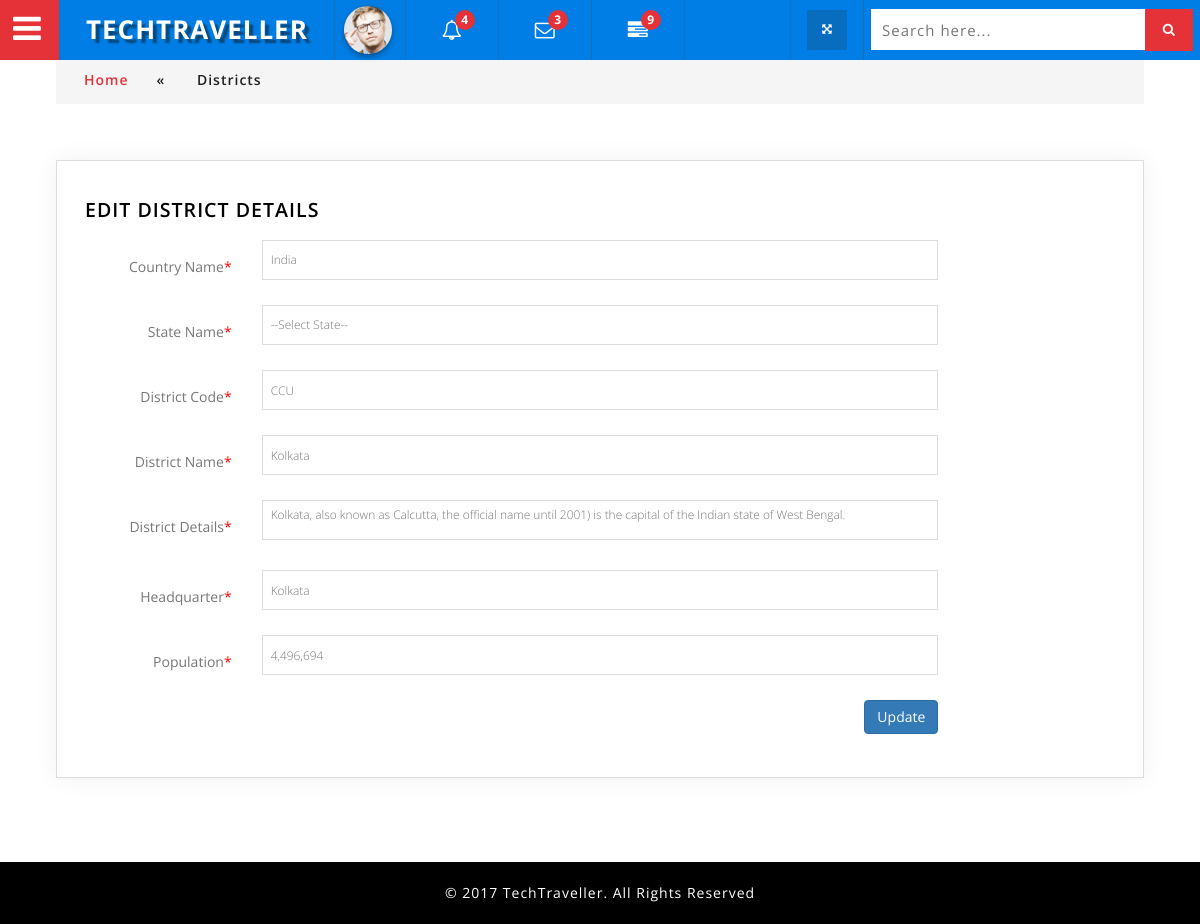
The page /admin/editDistrict.php?district_id=1 (signed in) on the database its author committed.
### tables this page shows
CREATE TABLE `district` (
  `district_id` int(11) NOT NULL,
  `district_code` varchar(20) DEFAULT NULL,
  `district_name` varchar(100) DEFAULT NULL,
  `district_details` text,
  `headquarter` varchar(100) DEFAULT NULL,
  `populations` varchar(45) DEFAULT NULL,
  `date` varchar(20) NOT NULL,
  `username` varchar(45) DEFAULT NULL,
  `ipaddress` varchar(45) DEFAULT NULL,
  `country_id` varchar(45) DEFAULT NULL,
  `state_id` varchar(45) DEFAULT NULL
);

### admin/editDistrict.php (the view, shortened to what this page needs)
<?php
include "db/db_connect.php";
?>
<!DOCTYPE html>
<html lang="zxx">
<head>
<?php include "library.php";?>
</head>
<body>
<div class="wthree_agile_admin_info">
		  <?php include "menu.php";?>
				<div class="inner_content">
						<div class="w3l_agileits_breadcrumbs">
							<div class="w3l_agileits_breadcrumbs_inner">
								<ul>
									<li><a href="dashboard.php">Home</a><span>«</span></li>
									<li>Districts</li>
								</ul>
							</div>
						</div>
					<div class="inner_content_w3_agile_info two_in">
					  <div class="wthree_general graph-form agile_info_shadow ">
						 <h3 class="w3_inner_tittle two">Edit District Details </h3>
							<?php
								$district_id = $_GET['district_id'];
								$sql = "select * from district where district_id='$district_id' order by district_id desc limit 1";
								$result = mysqli_query($con,$sql) or die(mysqli_error($con));
								$row = mysqli_fetch_assoc($result);
							?>
							<div class="grid-1 ">
									<div class="form-body">
											<form class="form-horizontal">
												<div class="form-group">
													<label for="focusedinput" class="col-sm-2 control-label">Country Name<span style="color:red;">*</span></label>
													<div class="col-sm-8">
														<select class="form-control1" id="country_id" name="country_id" required>
															<?php
																$sqlCountry = "select * from country order by country_name asc";
																$resultCountry = mysqli_query($con,$sqlCountry) or die(mysqli_error($con));
																while($rowCountry = mysqli_fetch_assoc($resultCountry)){
																	if($rowCountry['country_id'] == $row['country_id']){
																?>
																	<option value="<?php echo $rowCountry['country_id'];?>" selected><?php echo $rowCountry['country_name'];?></option>
																<?php
																		}else{
																?>
																	<option value="<?php echo $rowCountry['country_id'];?>"><?php echo $rowCountry['country_name'];?></option>
																<?php
																	}
																}
															?>
														</select>
													</div>
												</div>
												<div class="form-group">
													<label for="focusedinput" class="col-sm-2 control-label">State Name<span style="color:red;">*</span></label>
													<div class="col-sm-8">
														<select class="form-control1" id="state_id" name="state_id" required>
															<option value="">--Select State--</option>
														</select>
													</div>
												</div>
												<div class="form-group">
													<label for="focusedinput" class="col-sm-2 control-label">District Code<span style="color:red;">*</span></label>
													<div class="col-sm-8">
														<input type="text" class="form-control1" id="district_code" name="district_code" value="<?php echo $row['district_code'];?>" disabled placeholder="Eg: AD" required />
													</div>
												</div>
												<div class="form-group">
													<label for="focusedinput" class="col-sm-2 control-label">District Name<span style="color:red;">*</span></label>
													<div class="col-sm-8">
														<input type="text" class="form-control1" id="district_name" name="district_name" placeholder="Eg: Alipurduar" required value="<?php echo $row['district_name'];?>"/>
													</div>
												</div>
												<div class="form-group">
													<label for="txtarea1" class="col-sm-2 control-label">District Details<span style="color:red;">*</span></label>
													<div class="col-sm-8">
														<textarea name="txtarea1" id="district_details" name="district_details" cols="50" rows="6" placeholder="Eg: Alipurduar District is the 20th district in the state of West Bengal." class="form-control1"><?php echo $row['district_details'];?></textarea>
													</div>
												</div>
												<div class="form-group">
													<label for="txtarea1" class="col-sm-2 control-label">Headquarter<span style="color:red;">*</span></label>
													<div class="col-sm-8">
														<input type="text" id="district_headquarter" name="district_headquarter" cols="50" rows="6" placeholder="Eg: Alipurduar District is the 20th district in the state of West Bengal." class="form-control1" value="<?php echo $row['headquarter'];?>"/>
													</div>
												</div>
												<div class="form-group">
													<label for="focusedinput" class="col-sm-2 control-label">Population<span style="color:red;">*</span></label>
													<div class="col-sm-8">
														<input type="text" class="form-control1" id="population" name="population" placeholder="Eg: 1,700,000" required value="<?php echo $row['populations'];?>"/>
													</div>
												</div>
												<div class="form-group" align="right">
													<div class="col-sm-10">
														<button type="submit" class="btn btn-primary" id="add">Update</button>
													</div>
												</div>
											</form>
									</div>
							</div>
						</div>
					</div>
				    </div>
				</div>
<?php include "footer.php";?>
</body>
</html>

### admin/css/component.css (style rules this page uses)
*, *:after, *::before { -webkit-box-sizing: border-box; -moz-box-sizing: border-box; box-sizing: border-box; }

### admin/css/circles.css (style rules this page uses)
body { background-color:#ECF0F1; }

### admin/css/style.css (style rules this page uses)
body { margin:0; padding:0; background:#fff; font-family: 'Open Sans', sans-serif; }
h1,h2,h3,h4,h5,h6 { margin:0; font-family: 'Open Sans', sans-serif; }
ul { margin:0; padding:0; }
p,ul,ol { font-size:14px; }
input[type="submit"],a,.nbs-flexisel-nav-left,.nbs-flexisel-nav-right { transition:.5s ease-in; -webkit-transition:.5s ease-in; -moz-transition:.5s ease-in; -o-transition:.5s ease-in; -ms-transition:.5s ease-in; }
.wthree_agile_admin_info { position: relative; }
.inner_content { padding: 4em 4em; }
.agile_info_shadow { padding: 1em; box-shadow: 0 0px 24px 0 rgba(0, 0, 0, 0.06), 0 1px 0px 0 rgba(0, 0, 0, 0.02); -webkit-box-shadow: 0 0px 24px 0 rgba(0, 0, 0, 0.06), 0 1px 0px 0 rgba(0, 0, 0, 0.02); -moz-box-shadow: 0 0px 24px 0 rgba(0, 0, 0, 0.06), 0 1px 0px 0 rgba(0, 0, 0, 0.02); -o-box-shadow:0 0px 24px 0 rgba(0, 0, 0, 0.06), 0 1px 0px 0 rgba(0, 0, 0, 0.02); border: 1px solid #ddd; }
h3.w3_inner_tittle.two { color: #000; font-weight: 600; }
h3.w3_inner_tittle { text-transform: uppercase; color: #fff; margin: 0.5em 0 1em 0; font-weight: 800; font-size: 1.4em; letter-spacing:1px; }
.inner_content_w3_agile_info { margin-top:4.5em; }
.inner_content_w3_agile_info.two_in { margin-top: 4em; }
.w3l_agileits_breadcrumbs { padding:1em 0; background:#f5f5f5; }
.w3l_agileits_breadcrumbs ul li { display:inline-block; color:#212121; font-weight:600; font-family: 'Open Sans', sans-serif; letter-spacing:1px; }
.w3l_agileits_breadcrumbs ul li a { color: #e53238; text-decoration:none; font-family: 'Open Sans', sans-serif; }
.w3l_agileits_breadcrumbs ul li span { padding:0 2em; }
.w3l_agileits_breadcrumbs_inner { padding: 0 2em; }
label { display: inline-block; max-width: 100%; margin-bottom: 5px; font-weight: 400; font-size: 1em; color: #777; }
button, input, select, textarea { font-family: inherit; font-size: inherit; line-height: inherit; }
label.control-label { margin-top: 10px; }
.wthree_general { width: 100%; }
.form-control1, .form-control_2.input-sm { border: 1px solid #ddd; padding: 5px 8px; color: #777; background: #fff; box-shadow: none !important; width: 100%; font-size: 0.85em; font-weight: 300; height: 40px; border-radius: 0; -webkit-appearance: none; resize: none; outline: none; margin-bottom: 10px; }
.form-horizontal .control-label { padding-top: 7px; margin-bottom: 0; text-align: right; }
.graph-form { margin-bottom: 2em; padding: 2em; }

### rows shown on the page
district: district_code "CCU", district_name "Kolkata", txtarea1 "Kolkata, also known as Calcutta, the official name until 2001) is the capital of the Indian state of West Bengal.", district_headquarter "Kolkata", population "4,496,694"

### other values the page prints
form field country_id "India"
